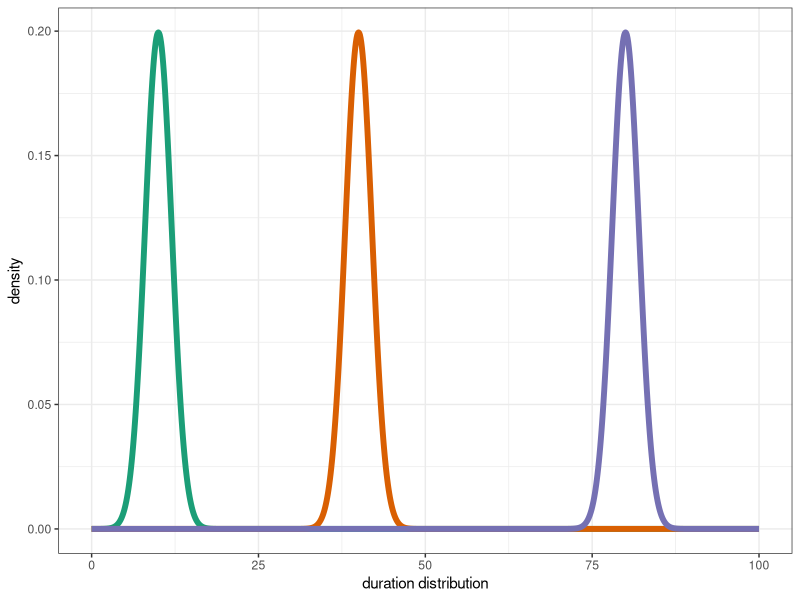
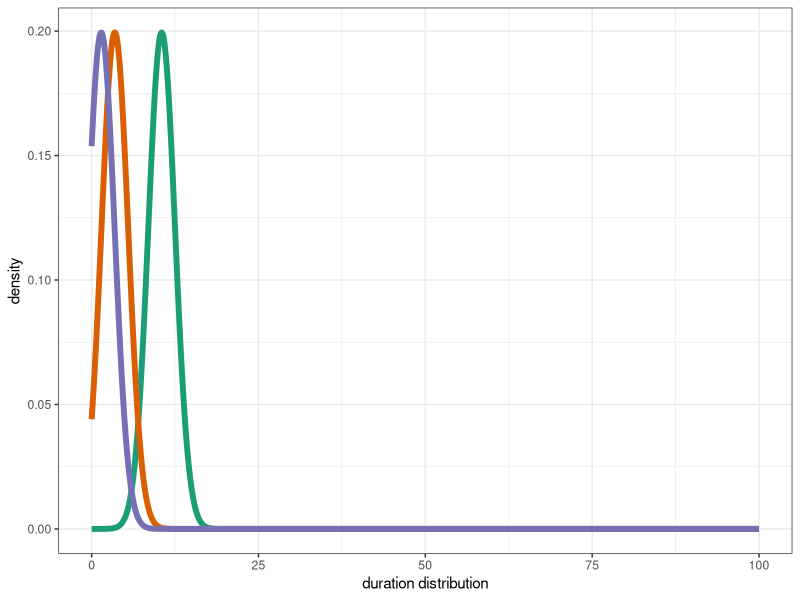
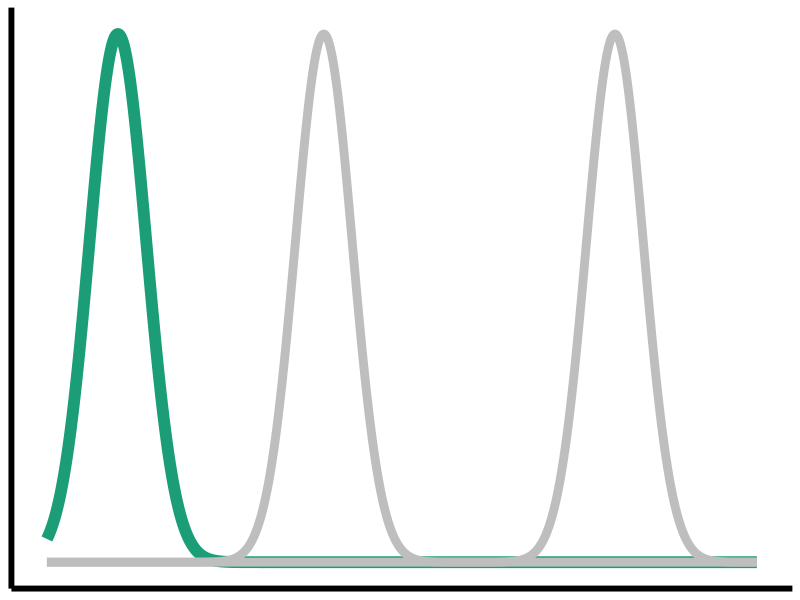
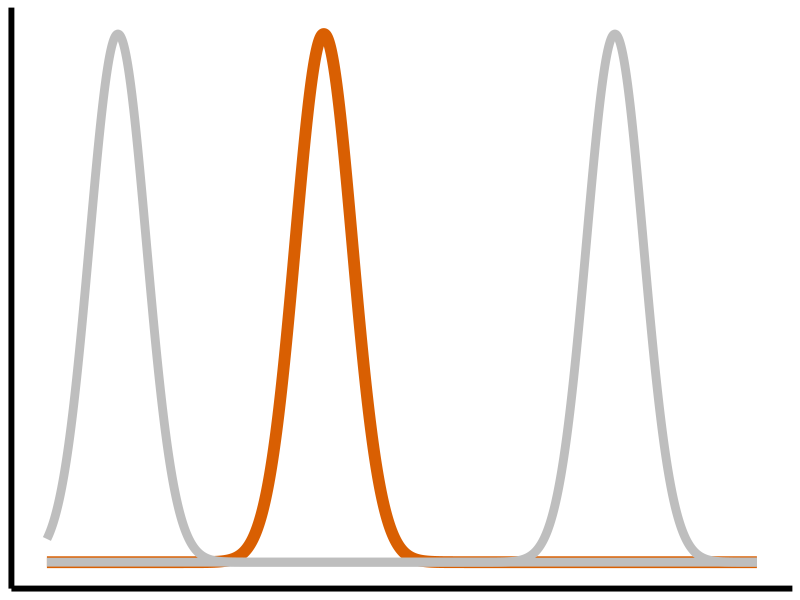
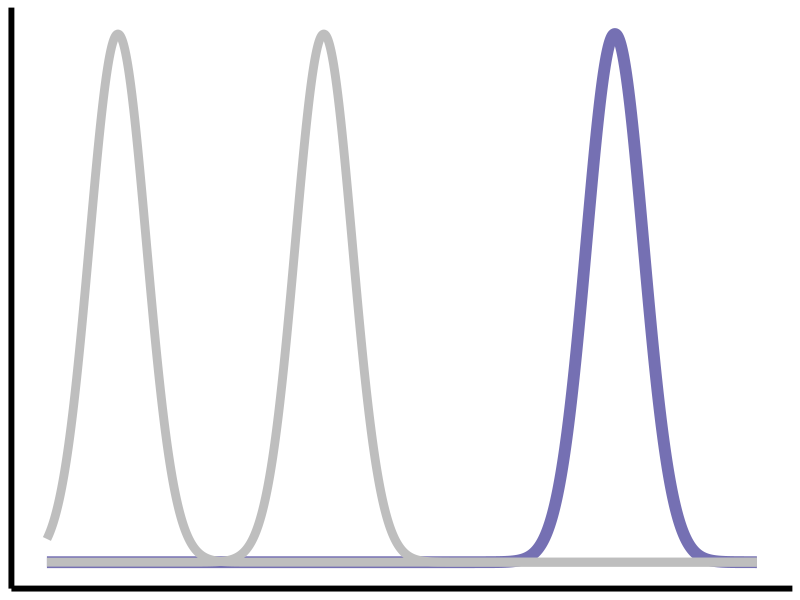

The R source for these figures, in order:
## ---- chunk 1
library(ggplot2)
library(RColorBrewer)
set.seed(123)
plot_lognorm<-function(m, means){
  meanlog<-sort(means)
  col<-brewer.pal(m, name='Dark2')
  datay<-dnorm(seq(0,100,0.1), mean = means[1],sd=2)
  med<-median(datay)
  data<-data.frame(x=seq(0,100,0.1),y=datay)
  plot<-ggplot(data=data,aes(x=x,y=y))+geom_line(color=col[1],size=2)+theme_bw()+ylab("density")+xlab("duration distribution")#+ggtitle("HMM state dependent geometric dwell time distribution ")+xlim(c(0,12))#+geom_hline(yintercept = med,color=col[1])
  for(s in 2:m){
    datay<-dnorm(seq(0,100,0.1), mean = means[s],sd=2)
    med<-median(datay)
    data<-data.frame(x=seq(0,100,0.1),y=datay)
    plot<-plot+geom_line(data=data,aes(x=x,y=y),color=col[s],size=2)#+geom_hline(yintercept = med,color=col[s])
  }
  return(plot)
}

set.seed(123)
data<-density(rlnorm(20000, log(15), sqrt(log(25))),from=-1,to=150)
set.seed(123)
data1<-density(rlnorm(20000, log(15), log(sqrt(25))),from=-1,to=150)#it is than correct
set.seed(123)
data2<-density(rlnorm(20000, log(15), log(5)),from=-1,to=150)

plot_lognorm(m=3,means=c(10,40,80))
plot_lognorm(m=3,means=c(10.49573,3.476059,1.442695))

## ---- chunk 2
#overlapping distribution plots
library(ggplot2)
library(RColorBrewer)
thm<-theme(
  axis.text.x = element_blank(),
  axis.text.y = element_blank(),
  axis.ticks = element_blank(),
  axis.title.x =element_blank(),
  axis.title.y = element_blank(),
  axis.line = element_line(colour = "black",size = 2),
  panel.background =element_blank())
col<-brewer.pal(3, name='Dark2')
data<-dnorm(seq(0,100,0.1), mean = 10,sd=4)
data<-data.frame(x=seq(0,100,0.1),y=data)
data1<-dnorm(seq(0,100,0.1), mean =39,sd=4)
data1<-data.frame(x=seq(0,100,0.1),y=data1)
data2<-dnorm(seq(0,100,0.1), mean = 80,sd=4)
data2<-data.frame(x=seq(0,100,0.1),y=data2)
p1<-ggplot(data=data,aes(x=x,y=y))+geom_line(color=col[1],size=4)+
  geom_line(data=data1,aes(x=x,y=y),color="grey",size=3)+
  geom_line(data=data2,aes(x=x,y=y),color="grey",size=3)+thm
ggsave(file="logs_ex1.svg", plot=p1, width=10, height=8)
p2<-ggplot(data=data1,aes(x=data1$x,y=data1$y))+geom_line(color=col[2],size=4)+
  geom_line(data=data,aes(x=x,y=y),color="grey",size=3)+
  geom_line(data=data2,aes(x=x,y=y),color="grey",size=3)+thm
ggsave(file="logs_ex2.svg", plot=p2, width=10, height=8)
p3<-ggplot(data=data2,aes(x=x,y=y))+geom_line(color=col[3],size=4)+
  geom_line(data=data1,aes(x=x,y=y),color="grey",size=3)+
  geom_line(data=data,aes(x=x,y=y),color="grey",size=3)+thm
ggsave(file="logs_ex3.svg", plot=p3, width=10, height=8)
